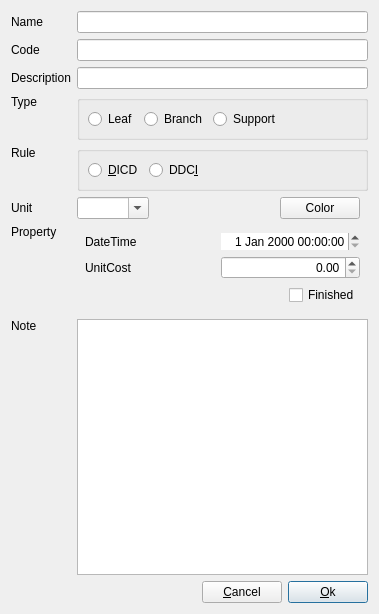
<?xml version="1.0" encoding="UTF-8"?>
<ui version="4.0">
 <class>EditNodeTask</class>
 <widget class="QDialog" name="EditNodeTask">
  <property name="geometry">
   <rect>
    <x>0</x>
    <y>0</y>
    <width>379</width>
    <height>614</height>
   </rect>
  </property>
  <layout class="QGridLayout" name="gridLayout_4">
   <item row="11" column="1" rowspan="3" colspan="5">
    <widget class="PlainTextEdit" name="plainTextEdit">
     <property name="tabChangesFocus">
      <bool>true</bool>
     </property>
    </widget>
   </item>
   <item row="9" column="0">
    <widget class="QLabel" name="labProperty">
     <property name="text">
      <string>Property</string>
     </property>
     <property name="alignment">
      <set>Qt::AlignmentFlag::AlignLeading|Qt::AlignmentFlag::AlignLeft|Qt::AlignmentFlag::AlignTop</set>
     </property>
    </widget>
   </item>
   <item row="0" column="1" colspan="5">
    <widget class="LineEdit" name="lineEditName">
     <property name="sizePolicy">
      <sizepolicy hsizetype="Expanding" vsizetype="Fixed">
       <horstretch>0</horstretch>
       <verstretch>0</verstretch>
      </sizepolicy>
     </property>
    </widget>
   </item>
   <item row="2" column="0">
    <widget class="QLabel" name="labDescription">
     <property name="text">
      <string>Description</string>
     </property>
     <property name="buddy">
      <cstring>lineEditDescription</cstring>
     </property>
    </widget>
   </item>
   <item row="1" column="0">
    <widget class="QLabel" name="labCode">
     <property name="text">
      <string>Code</string>
     </property>
     <property name="buddy">
      <cstring>lineEditCode</cstring>
     </property>
    </widget>
   </item>
   <item row="14" column="5">
    <widget class="QPushButton" name="pBtnOk">
     <property name="sizePolicy">
      <sizepolicy hsizetype="Fixed" vsizetype="Fixed">
       <horstretch>0</horstretch>
       <verstretch>0</verstretch>
      </sizepolicy>
     </property>
     <property name="text">
      <string>&amp;Ok</string>
     </property>
     <property name="default">
      <bool>true</bool>
     </property>
    </widget>
   </item>
   <item row="2" column="1" colspan="5">
    <widget class="LineEdit" name="lineEditDescription">
     <property name="sizePolicy">
      <sizepolicy hsizetype="Preferred" vsizetype="Preferred">
       <horstretch>0</horstretch>
       <verstretch>0</verstretch>
      </sizepolicy>
     </property>
    </widget>
   </item>
   <item row="7" column="1" colspan="5">
    <widget class="QGroupBox" name="groupBox">
     <property name="sizePolicy">
      <sizepolicy hsizetype="Preferred" vsizetype="Preferred">
       <horstretch>0</horstretch>
       <verstretch>0</verstretch>
      </sizepolicy>
     </property>
     <property name="title">
      <string/>
     </property>
     <layout class="QHBoxLayout" name="horizontalLayout">
      <property name="spacing">
       <number>-1</number>
      </property>
      <property name="leftMargin">
       <number>8</number>
      </property>
      <property name="topMargin">
       <number>8</number>
      </property>
      <property name="rightMargin">
       <number>8</number>
      </property>
      <property name="bottomMargin">
       <number>8</number>
      </property>
      <item>
       <widget class="QRadioButton" name="rBtnDICD">
        <property name="text">
         <string>&amp;DICD</string>
        </property>
       </widget>
      </item>
      <item>
       <widget class="QRadioButton" name="rBtnDDCI">
        <property name="text">
         <string>DDC&amp;I</string>
        </property>
       </widget>
      </item>
      <item>
       <spacer name="horizontalSpacer_2">
        <property name="orientation">
         <enum>Qt::Orientation::Horizontal</enum>
        </property>
        <property name="sizeHint" stdset="0">
         <size>
          <width>40</width>
          <height>5</height>
         </size>
        </property>
       </spacer>
      </item>
     </layout>
    </widget>
   </item>
   <item row="0" column="0">
    <widget class="QLabel" name="labName">
     <property name="sizePolicy">
      <sizepolicy hsizetype="Fixed" vsizetype="Preferred">
       <horstretch>0</horstretch>
       <verstretch>0</verstretch>
      </sizepolicy>
     </property>
     <property name="text">
      <string>Name</string>
     </property>
     <property name="buddy">
      <cstring>lineEditName</cstring>
     </property>
    </widget>
   </item>
   <item row="6" column="0">
    <widget class="QLabel" name="labType">
     <property name="sizePolicy">
      <sizepolicy hsizetype="Preferred" vsizetype="Preferred">
       <horstretch>0</horstretch>
       <verstretch>0</verstretch>
      </sizepolicy>
     </property>
     <property name="text">
      <string>Type</string>
     </property>
     <property name="alignment">
      <set>Qt::AlignmentFlag::AlignLeading|Qt::AlignmentFlag::AlignLeft|Qt::AlignmentFlag::AlignTop</set>
     </property>
     <property name="buddy">
      <cstring>rBtnDICD</cstring>
     </property>
    </widget>
   </item>
   <item row="1" column="1" colspan="5">
    <widget class="LineEdit" name="lineEditCode">
     <property name="sizePolicy">
      <sizepolicy hsizetype="Preferred" vsizetype="Fixed">
       <horstretch>0</horstretch>
       <verstretch>0</verstretch>
      </sizepolicy>
     </property>
    </widget>
   </item>
   <item row="7" column="0">
    <widget class="QLabel" name="labRule">
     <property name="sizePolicy">
      <sizepolicy hsizetype="Preferred" vsizetype="Preferred">
       <horstretch>0</horstretch>
       <verstretch>0</verstretch>
      </sizepolicy>
     </property>
     <property name="text">
      <string>Rule</string>
     </property>
     <property name="alignment">
      <set>Qt::AlignmentFlag::AlignLeading|Qt::AlignmentFlag::AlignLeft|Qt::AlignmentFlag::AlignTop</set>
     </property>
     <property name="buddy">
      <cstring>rBtnDICD</cstring>
     </property>
    </widget>
   </item>
   <item row="14" column="4">
    <widget class="QPushButton" name="pBtnCancel">
     <property name="sizePolicy">
      <sizepolicy hsizetype="Fixed" vsizetype="Fixed">
       <horstretch>0</horstretch>
       <verstretch>0</verstretch>
      </sizepolicy>
     </property>
     <property name="text">
      <string>&amp;Cancel</string>
     </property>
    </widget>
   </item>
   <item row="9" column="1" colspan="5">
    <widget class="QWidget" name="widgetProperty" native="true">
     <layout class="QGridLayout" name="gridLayout">
      <property name="leftMargin">
       <number>8</number>
      </property>
      <property name="topMargin">
       <number>8</number>
      </property>
      <property name="rightMargin">
       <number>8</number>
      </property>
      <property name="bottomMargin">
       <number>8</number>
      </property>
      <item row="0" column="3">
       <widget class="DateTimeEdit" name="dateTime">
        <property name="frame">
         <bool>false</bool>
        </property>
        <property name="alignment">
         <set>Qt::AlignmentFlag::AlignRight|Qt::AlignmentFlag::AlignTrailing|Qt::AlignmentFlag::AlignVCenter</set>
        </property>
       </widget>
      </item>
      <item row="0" column="0">
       <widget class="QLabel" name="labDateTime">
        <property name="text">
         <string>DateTime</string>
        </property>
       </widget>
      </item>
      <item row="1" column="3">
       <widget class="DoubleSpinBox" name="dSpinBoxUnitCost">
        <property name="alignment">
         <set>Qt::AlignmentFlag::AlignRight|Qt::AlignmentFlag::AlignTrailing|Qt::AlignmentFlag::AlignVCenter</set>
        </property>
        <property name="showGroupSeparator" stdset="0">
         <bool>true</bool>
        </property>
        <property name="stepType">
         <enum>QAbstractSpinBox::StepType::AdaptiveDecimalStepType</enum>
        </property>
       </widget>
      </item>
      <item row="1" column="0">
       <widget class="QLabel" name="labUnitCost">
        <property name="text">
         <string>UnitCost</string>
        </property>
       </widget>
      </item>
      <item row="2" column="0" colspan="4">
       <widget class="QWidget" name="widget" native="true">
        <layout class="QGridLayout" name="gridLayout_5">
         <property name="leftMargin">
          <number>0</number>
         </property>
         <property name="topMargin">
          <number>0</number>
         </property>
         <property name="rightMargin">
          <number>0</number>
         </property>
         <property name="bottomMargin">
          <number>0</number>
         </property>
         <item row="1" column="0">
          <spacer name="horizontalSpacer">
           <property name="orientation">
            <enum>Qt::Orientation::Horizontal</enum>
           </property>
           <property name="sizeHint" stdset="0">
            <size>
             <width>40</width>
             <height>20</height>
            </size>
           </property>
          </spacer>
         </item>
         <item row="1" column="1">
          <widget class="QCheckBox" name="chkBoxFinished">
           <property name="sizePolicy">
            <sizepolicy hsizetype="Fixed" vsizetype="Fixed">
             <horstretch>0</horstretch>
             <verstretch>0</verstretch>
            </sizepolicy>
           </property>
           <property name="text">
            <string>Finished</string>
           </property>
          </widget>
         </item>
        </layout>
       </widget>
      </item>
     </layout>
    </widget>
   </item>
   <item row="6" column="1" colspan="5">
    <widget class="QGroupBox" name="groupBox_3">
     <property name="title">
      <string/>
     </property>
     <layout class="QGridLayout" name="gridLayout_2">
      <property name="leftMargin">
       <number>8</number>
      </property>
      <property name="topMargin">
       <number>8</number>
      </property>
      <property name="rightMargin">
       <number>8</number>
      </property>
      <property name="bottomMargin">
       <number>8</number>
      </property>
      <property name="spacing">
       <number>-1</number>
      </property>
      <item row="0" column="0">
       <widget class="QRadioButton" name="rBtnLeaf">
        <property name="text">
         <string>Leaf</string>
        </property>
       </widget>
      </item>
      <item row="0" column="1">
       <widget class="QRadioButton" name="rBtnBranch">
        <property name="text">
         <string>Branch</string>
        </property>
       </widget>
      </item>
      <item row="0" column="2">
       <widget class="QRadioButton" name="rBtnSupport">
        <property name="text">
         <string>Support</string>
        </property>
       </widget>
      </item>
      <item row="0" column="3">
       <spacer name="horizontalSpacer_4">
        <property name="orientation">
         <enum>Qt::Orientation::Horizontal</enum>
        </property>
        <property name="sizeHint" stdset="0">
         <size>
          <width>40</width>
          <height>5</height>
         </size>
        </property>
       </spacer>
      </item>
     </layout>
    </widget>
   </item>
   <item row="8" column="0">
    <widget class="QLabel" name="labUnit">
     <property name="text">
      <string>Unit</string>
     </property>
    </widget>
   </item>
   <item row="11" column="0">
    <widget class="QLabel" name="labNote">
     <property name="sizePolicy">
      <sizepolicy hsizetype="Preferred" vsizetype="Expanding">
       <horstretch>0</horstretch>
       <verstretch>0</verstretch>
      </sizepolicy>
     </property>
     <property name="text">
      <string>Note</string>
     </property>
     <property name="alignment">
      <set>Qt::AlignmentFlag::AlignLeading|Qt::AlignmentFlag::AlignLeft|Qt::AlignmentFlag::AlignTop</set>
     </property>
     <property name="buddy">
      <cstring>plainTextEdit</cstring>
     </property>
    </widget>
   </item>
   <item row="8" column="1" colspan="5">
    <widget class="QWidget" name="widgetUnit" native="true">
     <layout class="QGridLayout" name="gridLayout_3">
      <property name="leftMargin">
       <number>0</number>
      </property>
      <property name="topMargin">
       <number>0</number>
      </property>
      <property name="rightMargin">
       <number>8</number>
      </property>
      <property name="bottomMargin">
       <number>0</number>
      </property>
      <item row="0" column="4">
       <widget class="QPushButton" name="pBtnColor">
        <property name="text">
         <string>Color</string>
        </property>
       </widget>
      </item>
      <item row="0" column="1">
       <spacer name="horizontalSpacer_6">
        <property name="orientation">
         <enum>Qt::Orientation::Horizontal</enum>
        </property>
        <property name="sizeHint" stdset="0">
         <size>
          <width>40</width>
          <height>20</height>
         </size>
        </property>
       </spacer>
      </item>
      <item row="0" column="0">
       <widget class="ComboBox" name="comboUnit">
        <property name="editable">
         <bool>true</bool>
        </property>
        <property name="insertPolicy">
         <enum>QComboBox::InsertPolicy::NoInsert</enum>
        </property>
       </widget>
      </item>
     </layout>
    </widget>
   </item>
   <item row="14" column="0" colspan="4">
    <spacer name="horizontalSpacer_5">
     <property name="orientation">
      <enum>Qt::Orientation::Horizontal</enum>
     </property>
     <property name="sizeHint" stdset="0">
      <size>
       <width>111</width>
       <height>20</height>
      </size>
     </property>
    </spacer>
   </item>
  </layout>
 </widget>
 <customwidgets>
  <customwidget>
   <class>ComboBox</class>
   <extends>QComboBox</extends>
   <header location="global">widget/combobox.h</header>
  </customwidget>
  <customwidget>
   <class>LineEdit</class>
   <extends>QLineEdit</extends>
   <header location="global">widget/lineedit.h</header>
  </customwidget>
  <customwidget>
   <class>PlainTextEdit</class>
   <extends>QPlainTextEdit</extends>
   <header location="global">widget/plaintextedit.h</header>
  </customwidget>
  <customwidget>
   <class>DoubleSpinBox</class>
   <extends>QDoubleSpinBox</extends>
   <header location="global">widget/doublespinbox.h</header>
  </customwidget>
  <customwidget>
   <class>DateTimeEdit</class>
   <extends>QDateTimeEdit</extends>
   <header location="global">widget/datetimeedit.h</header>
  </customwidget>
 </customwidgets>
 <tabstops>
  <tabstop>lineEditName</tabstop>
  <tabstop>lineEditCode</tabstop>
  <tabstop>plainTextEdit</tabstop>
  <tabstop>pBtnOk</tabstop>
  <tabstop>pBtnCancel</tabstop>
 </tabstops>
 <resources/>
 <connections>
  <connection>
   <sender>pBtnCancel</sender>
   <signal>clicked()</signal>
   <receiver>EditNodeTask</receiver>
   <slot>reject()</slot>
   <hints>
    <hint type="sourcelabel">
     <x>357</x>
     <y>506</y>
    </hint>
    <hint type="destinationlabel">
     <x>276</x>
     <y>492</y>
    </hint>
   </hints>
  </connection>
  <connection>
   <sender>pBtnOk</sender>
   <signal>clicked()</signal>
   <receiver>EditNodeTask</receiver>
   <slot>accept()</slot>
   <hints>
    <hint type="sourcelabel">
     <x>431</x>
     <y>501</y>
    </hint>
    <hint type="destinationlabel">
     <x>158</x>
     <y>491</y>
    </hint>
   </hints>
  </connection>
 </connections>
</ui>
